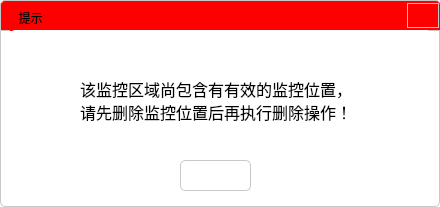
<?xml version="1.0" encoding="UTF-8"?>
<ui version="4.0">
 <class>WarningDisMonAreaDialog</class>
 <widget class="QDialog" name="WarningDisMonAreaDialog">
  <property name="geometry">
   <rect>
    <x>0</x>
    <y>0</y>
    <width>440</width>
    <height>207</height>
   </rect>
  </property>
  <property name="windowTitle">
   <string>Dialog</string>
  </property>
  <property name="styleSheet">
   <string notr="true">border:1px solid rgb(200,200,200);
border-radius:5px;
background-color:rgb(255,255,255)</string>
  </property>
  <widget class="QWidget" name="titleWidget" native="true">
   <property name="geometry">
    <rect>
     <x>0</x>
     <y>0</y>
     <width>441</width>
     <height>31</height>
    </rect>
   </property>
   <property name="styleSheet">
    <string notr="true">border-bottom-left-radius:0px;
border-bottom-right-radius:0px;
background-color:rgb(255,0,0)</string>
   </property>
   <widget class="QLabel" name="titleLabel">
    <property name="geometry">
     <rect>
      <x>10</x>
      <y>2</y>
      <width>41</width>
      <height>31</height>
     </rect>
    </property>
    <property name="styleSheet">
     <string notr="true">border:none</string>
    </property>
    <property name="text">
     <string>提示</string>
    </property>
    <property name="alignment">
     <set>Qt::AlignCenter</set>
    </property>
   </widget>
   <widget class="QPushButton" name="closePushButton">
    <property name="geometry">
     <rect>
      <x>407</x>
      <y>3</y>
      <width>32</width>
      <height>25</height>
     </rect>
    </property>
    <property name="styleSheet">
     <string notr="true">border-radius:0px</string>
    </property>
    <property name="text">
     <string/>
    </property>
   </widget>
  </widget>
  <widget class="QWidget" name="contentWidget" native="true">
   <property name="geometry">
    <rect>
     <x>10</x>
     <y>30</y>
     <width>421</width>
     <height>171</height>
    </rect>
   </property>
   <property name="styleSheet">
    <string notr="true">border:none</string>
   </property>
   <widget class="QLabel" name="contentLabel">
    <property name="geometry">
     <rect>
      <x>70</x>
      <y>40</y>
      <width>281</width>
      <height>61</height>
     </rect>
    </property>
    <property name="font">
     <font>
      <pointsize>12</pointsize>
     </font>
    </property>
    <property name="styleSheet">
     <string notr="true">border:none</string>
    </property>
    <property name="text">
     <string>该监控区域尚包含有有效的监控位置，请先删除监控位置后再执行删除操作！</string>
    </property>
    <property name="scaledContents">
     <bool>false</bool>
    </property>
    <property name="wordWrap">
     <bool>true</bool>
    </property>
   </widget>
   <widget class="QPushButton" name="okPushButton">
    <property name="geometry">
     <rect>
      <x>170</x>
      <y>130</y>
      <width>71</width>
      <height>31</height>
     </rect>
    </property>
    <property name="styleSheet">
     <string notr="true">border:1px solid rgb(200,200,200)</string>
    </property>
    <property name="text">
     <string/>
    </property>
   </widget>
  </widget>
 </widget>
 <resources/>
 <connections/>
</ui>
